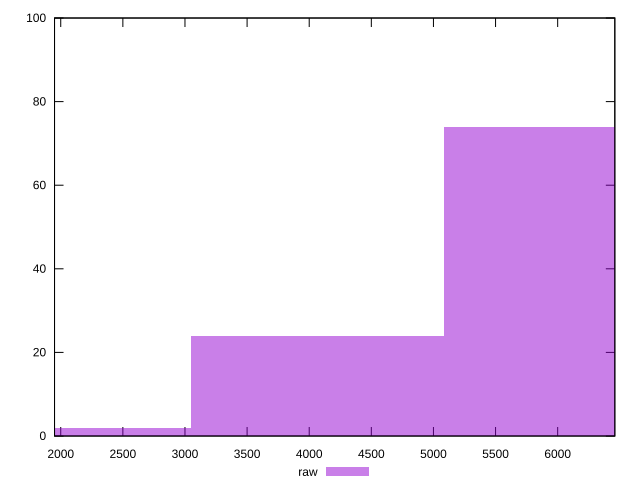

Generate this figure with gnuplot:
reset

$raw <<EOF
6097.496444168151 74
4064.9976294454345 24
2032.4988147227173 2
EOF

set key outside below
set boxwidth 2032.4988147227173
set xrange [1950:6460]
set yrange [0:100]
set trange [0:100]
set style fill transparent solid 0.5 noborder
set terminal svg size 640, 490 enhanced background rgb 'white'
set output "report_00015_2021-02-09T16-11-33.973Z/unused-javascript/samples/pages+cached/raw/histogram.svg"

plot $raw title "raw" with boxes

reset
